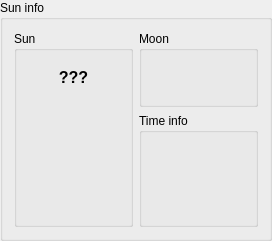
<?xml version="1.0" encoding="UTF-8"?>
<ui version="4.0">
 <class>QSunInfo</class>
 <widget class="QGroupBox" name="QSunInfo">
  <property name="geometry">
   <rect>
    <x>0</x>
    <y>0</y>
    <width>272</width>
    <height>213</height>
   </rect>
  </property>
  <property name="title">
   <string>Sun info</string>
  </property>
  <layout class="QGridLayout" name="gridLayout">
   <item row="1" column="0" rowspan="3">
    <widget class="QGroupBox" name="gb_sun">
     <property name="title">
      <string>Sun</string>
     </property>
     <layout class="QVBoxLayout" name="verticalLayout">
      <property name="spacing">
       <number>0</number>
      </property>
      <item>
       <widget class="QLabel" name="lb_sun_status">
        <property name="maximumSize">
         <size>
          <width>16777215</width>
          <height>20</height>
         </size>
        </property>
        <property name="font">
         <font>
          <pointsize>12</pointsize>
          <weight>75</weight>
          <bold>true</bold>
          <kerning>true</kerning>
         </font>
        </property>
        <property name="text">
         <string>???</string>
        </property>
        <property name="alignment">
         <set>Qt::AlignCenter</set>
        </property>
       </widget>
      </item>
      <item>
       <widget class="QFloatLine" name="sl_altitude" native="true">
        <property name="sizePolicy">
         <sizepolicy hsizetype="Preferred" vsizetype="Fixed">
          <horstretch>0</horstretch>
          <verstretch>0</verstretch>
         </sizepolicy>
        </property>
        <property name="minimumSize">
         <size>
          <width>0</width>
          <height>16</height>
         </size>
        </property>
        <property name="maximumSize">
         <size>
          <width>16777215</width>
          <height>16</height>
         </size>
        </property>
       </widget>
      </item>
      <item>
       <widget class="QFloatLine" name="sl_azimuth" native="true">
        <property name="sizePolicy">
         <sizepolicy hsizetype="Preferred" vsizetype="Fixed">
          <horstretch>0</horstretch>
          <verstretch>0</verstretch>
         </sizepolicy>
        </property>
        <property name="minimumSize">
         <size>
          <width>0</width>
          <height>16</height>
         </size>
        </property>
        <property name="maximumSize">
         <size>
          <width>16777215</width>
          <height>16</height>
         </size>
        </property>
       </widget>
      </item>
      <item>
       <widget class="QFloatLine" name="sl_dec" native="true">
        <property name="sizePolicy">
         <sizepolicy hsizetype="Preferred" vsizetype="Fixed">
          <horstretch>0</horstretch>
          <verstretch>0</verstretch>
         </sizepolicy>
        </property>
        <property name="minimumSize">
         <size>
          <width>0</width>
          <height>16</height>
         </size>
        </property>
        <property name="maximumSize">
         <size>
          <width>16777215</width>
          <height>16</height>
         </size>
        </property>
       </widget>
      </item>
      <item>
       <widget class="QFloatLine" name="sl_ra" native="true">
        <property name="sizePolicy">
         <sizepolicy hsizetype="Preferred" vsizetype="Fixed">
          <horstretch>0</horstretch>
          <verstretch>0</verstretch>
         </sizepolicy>
        </property>
        <property name="minimumSize">
         <size>
          <width>0</width>
          <height>16</height>
         </size>
        </property>
        <property name="maximumSize">
         <size>
          <width>16777215</width>
          <height>16</height>
         </size>
        </property>
       </widget>
      </item>
      <item>
       <widget class="QFloatLine" name="sl_ecl_lon" native="true">
        <property name="sizePolicy">
         <sizepolicy hsizetype="Preferred" vsizetype="Fixed">
          <horstretch>0</horstretch>
          <verstretch>0</verstretch>
         </sizepolicy>
        </property>
        <property name="minimumSize">
         <size>
          <width>0</width>
          <height>16</height>
         </size>
        </property>
        <property name="maximumSize">
         <size>
          <width>16777215</width>
          <height>16</height>
         </size>
        </property>
       </widget>
      </item>
     </layout>
    </widget>
   </item>
   <item row="3" column="1">
    <widget class="QGroupBox" name="gb_time">
     <property name="title">
      <string>Time info</string>
     </property>
     <layout class="QVBoxLayout" name="verticalLayout_3">
      <property name="spacing">
       <number>3</number>
      </property>
      <item>
       <widget class="QDateTimeLine" name="sl_dome_close" native="true">
        <property name="sizePolicy">
         <sizepolicy hsizetype="Preferred" vsizetype="Fixed">
          <horstretch>0</horstretch>
          <verstretch>0</verstretch>
         </sizepolicy>
        </property>
        <property name="minimumSize">
         <size>
          <width>0</width>
          <height>16</height>
         </size>
        </property>
        <property name="maximumSize">
         <size>
          <width>16777215</width>
          <height>16</height>
         </size>
        </property>
       </widget>
      </item>
      <item>
       <widget class="QDateTimeLine" name="sl_sunrise" native="true">
        <property name="sizePolicy">
         <sizepolicy hsizetype="Preferred" vsizetype="Fixed">
          <horstretch>0</horstretch>
          <verstretch>0</verstretch>
         </sizepolicy>
        </property>
        <property name="minimumSize">
         <size>
          <width>0</width>
          <height>16</height>
         </size>
        </property>
        <property name="maximumSize">
         <size>
          <width>16777215</width>
          <height>16</height>
         </size>
        </property>
       </widget>
      </item>
      <item>
       <widget class="QDateTimeLine" name="sl_sunset" native="true">
        <property name="sizePolicy">
         <sizepolicy hsizetype="Preferred" vsizetype="Fixed">
          <horstretch>0</horstretch>
          <verstretch>0</verstretch>
         </sizepolicy>
        </property>
        <property name="minimumSize">
         <size>
          <width>0</width>
          <height>16</height>
         </size>
        </property>
        <property name="maximumSize">
         <size>
          <width>16777215</width>
          <height>16</height>
         </size>
        </property>
       </widget>
      </item>
      <item>
       <widget class="QDateTimeLine" name="sl_dome_open" native="true">
        <property name="sizePolicy">
         <sizepolicy hsizetype="Preferred" vsizetype="Fixed">
          <horstretch>0</horstretch>
          <verstretch>0</verstretch>
         </sizepolicy>
        </property>
        <property name="minimumSize">
         <size>
          <width>0</width>
          <height>16</height>
         </size>
        </property>
        <property name="maximumSize">
         <size>
          <width>16777215</width>
          <height>16</height>
         </size>
        </property>
       </widget>
      </item>
     </layout>
    </widget>
   </item>
   <item row="1" column="1" rowspan="2">
    <widget class="QGroupBox" name="gb_moon">
     <property name="title">
      <string>Moon</string>
     </property>
     <layout class="QVBoxLayout" name="verticalLayout_2">
      <property name="spacing">
       <number>3</number>
      </property>
      <item>
       <widget class="QFloatLine" name="sl_moon_altitude" native="true">
        <property name="sizePolicy">
         <sizepolicy hsizetype="Preferred" vsizetype="Fixed">
          <horstretch>0</horstretch>
          <verstretch>0</verstretch>
         </sizepolicy>
        </property>
        <property name="minimumSize">
         <size>
          <width>0</width>
          <height>16</height>
         </size>
        </property>
        <property name="maximumSize">
         <size>
          <width>16777215</width>
          <height>16</height>
         </size>
        </property>
       </widget>
      </item>
      <item>
       <widget class="QFloatLine" name="sl_moon_azimuth" native="true">
        <property name="sizePolicy">
         <sizepolicy hsizetype="Preferred" vsizetype="Fixed">
          <horstretch>0</horstretch>
          <verstretch>0</verstretch>
         </sizepolicy>
        </property>
        <property name="minimumSize">
         <size>
          <width>0</width>
          <height>16</height>
         </size>
        </property>
        <property name="maximumSize">
         <size>
          <width>16777215</width>
          <height>16</height>
         </size>
        </property>
       </widget>
      </item>
     </layout>
    </widget>
   </item>
  </layout>
 </widget>
 <customwidgets>
  <customwidget>
   <class>QFloatLine</class>
   <extends>QWidget</extends>
   <header>widgets/lines/qfloatline.h</header>
   <container>1</container>
  </customwidget>
  <customwidget>
   <class>QDateTimeLine</class>
   <extends>QWidget</extends>
   <header>widgets/lines/qdatetimeline.h</header>
   <container>1</container>
  </customwidget>
 </customwidgets>
 <resources/>
 <connections/>
</ui>
